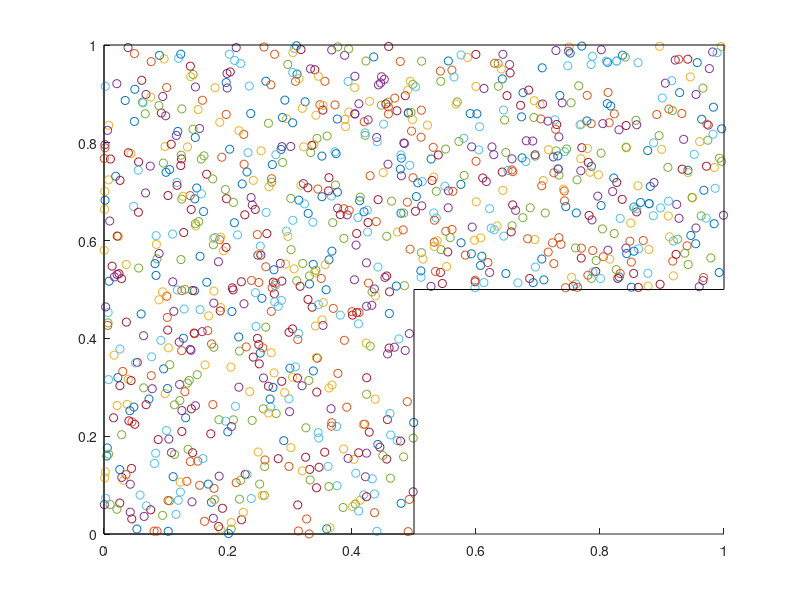

Recreate this plot in MATLAB. (Note: this script raises an error after producing the figure.)
clear all, clc, clf, close all;

M=100;
N=1000;
Torder=1e3;
Tconv=2e4;
sigma0=5;
eta0=0.1;
tausigma=300;
% eta=@(t)eta0*exp(t/tausigma);
% sigma=@(t)sigma0*exp(-t/tausigma);

input_data=zeros(N,2);

n=0;
figure(1),hold on
while n < N 
    x=rand;
    y=rand;
    if ~( x > 0.5 && y < 0.5 )
        n=n+1;
        input_data(n,:)=[x y];
        plot(x,y,'o')
    end
end
plot([0 0],[0 1],'k');plot([0.5 0.5],[0 0.5],'k');plot([1 1],[0.5 1],'k');
plot([0 0.5],[0 0],'k');plot([0.5 1],[0.5 0.5],'k');plot([0 1],[1 1],'k');

weights=2*rand([M 2])-1;

for t=1:(Torder+Tconv)
   
    if t < Torder
       
       eta=eta0*exp(t/tausigma);
       sigma=sigma0*exp(-t/tausigma);
        
    else
       
       eta=0.01;
       sigma=0.9;
        
    end
    
    iPattern=randi([1 1000]);
    weights = KohonenUpdate( input_data(iPattern,:), weights, eta, sigma );

end

figure(2),hold on
plot(weights(:,1),weights(:,2),'-o')
plot([0 0],[0 1],'k');plot([0.5 0.5],[0 0.5],'k');plot([1 1],[0.5 1],'k');
plot([0 0.5],[0 0],'k');plot([0.5 1],[0.5 0.5],'k');plot([0 1],[1 1],'k');




